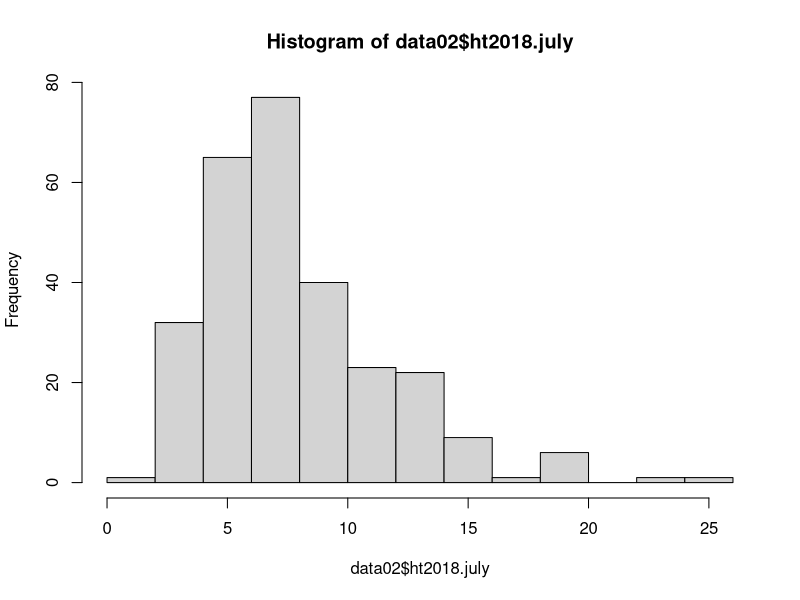

Reproduce this figure in R.
## ---- chunk 1
knitr::opts_chunk$set(echo = TRUE)
## ---- chunk 2

library(tidyverse)
library(skimr)        ## install.packages("skimr")
library(readxl)

#  dplyr is part of tidyverse -- library(dplyr)

#
#in console
#   str(df)
#   print(df, n=10)
#   
#   to make a df into tibble use x1 <- as_tibble(original_df)  
#   
#   dim(df) will show dimensions of the df
#   


## ---- chunk 3

raw_data_01 <- read_excel("avid_boot_redpine_cleaned.2018-2021.xlsx", 
    sheet = "r_ready", col_types = c("text", 
        "text", "text", "text", "text", "text", 
        "numeric", "numeric", "numeric", 
        "numeric", "text", "numeric", "numeric", 
        "numeric", "numeric", "numeric"), skip = 3)

data02 <- raw_data_01 %>% 
  mutate_at(
    vars(harvest, inside_slash, inside_fence, plot, species, quad, tag),
    factor) %>% 
    rename(ht2020 = ht2020.April2021) %>% 
    mutate(inside_fence = recode(inside_fence, "YES" = "yes")) %>%  #old = new
    mutate(
      sub_cov_pct = sub_cov_pct * 100,
      canopy_cov_pct = canopy_cov_pct * 100
    ) %>% 
  select(!c(gps,quad)) %>% 
  filter(issue <1) %>% 
  
  #filter(ht2018.july < 16.5) %>%  #removes potential stump sprouts
  #   used threshold 16.5" which was 75% percentile of Mike's gasline data
  #   creates file avid_tidy_short, "tidy_avid_short_2018-2020_boot_redpine.csv
  
  mutate(issue = NULL)

# 5/10/2021 decided to use all the data, not the "short" data.
# Pattern of hts similar to Mike's gas line data and the changes to statistical
# inference didn't warrant the confusion of explaining the logic and process.


summary(data02$ht2018.july)
hist(data02$ht2018.july)
## ---- chunk 4

#create df with heights for only one year
#use bind_rows(df1, df2) to reaggregate

data2018 <- data02 %>% 
  select(!c(ht2019.july, ht2020)) %>% 
  rename(ht = ht2018.july) %>% 
  mutate(
    year = 2018
  ) %>% 
  drop_na(ht) %>% 
  mutate(ht2018.july = NULL) #this removes variable, but is not needed, the variable name was changed

data2019 <- data02 %>% 
  select(!c(ht2018.july, ht2020)) %>% 
  rename(ht = ht2019.july) %>% 
  mutate(
    year = 2019
  ) %>% 
  drop_na(ht) 

data2020 <- data02 %>% 
  select(!c(ht2018.july, ht2019.july)) %>% 
  rename(ht = ht2020) %>% 
  drop_na(ht) %>% 
  mutate(
    year = 2020
  )


avid_tidy <- 
  bind_rows(data2018, data2019, data2020) %>% 
  mutate_at(
    vars(year), factor)

write_csv(avid_tidy, "tidy_avid_2018-2020_boot_redpine.csv")
  

## ---- chunk 5
avid_tidy_plot_count <- avid_tidy %>% 
  filter(year == 2018) %>% 
  group_by(harvest, inside_slash, plot, species) %>% 
  summarize(
    n = n()
  ) %>% 
  arrange(harvest, inside_slash, species)

write_csv(avid_tidy_plot_count, "tidy_avid_2018_boot_pine_sample_sizes.csv")

x1 <- avid_tidy_plot_count %>% 
  group_by(harvest, inside_slash, species) %>% 
  summarize(
    sum = sum(n)
  )
